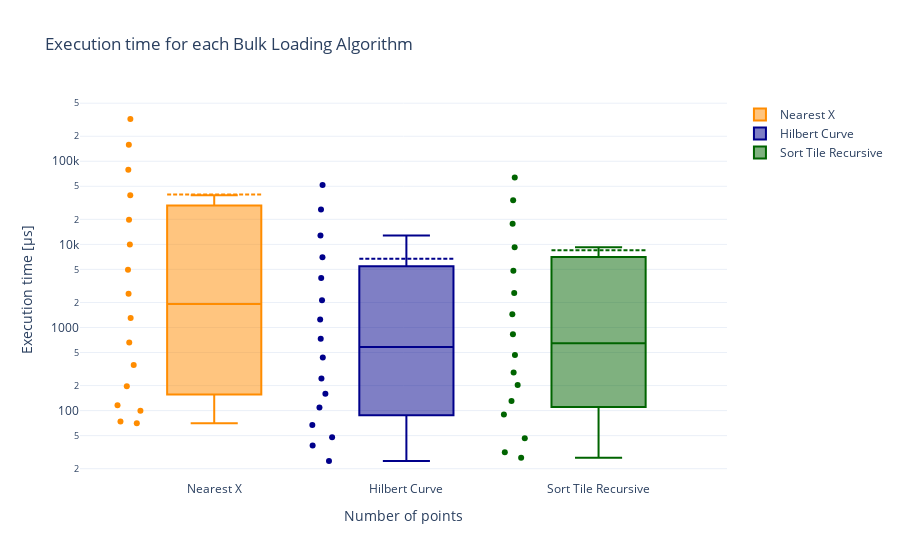

The cell this chart's notebook holds for it:
### Code cell
fig = build_comparison_boxplot(
    means=time_means,
    title="Execution time for each Bulk Loading Algorithm",
    yaxis_title="Execution time [µs]",
    scale="log",
)
fig.show()

### Figure 1 — Plotly figure (JSON) as saved in the notebook; plotly's stock layout.template omitted (floating-point values rounded to 4 significant figures)
{"data": [{"boxmean": true, "boxpoints": "all", "jitter": 0.3, "marker": {"color": "darkorange"}, "name": "Nearest X", "pointpos": -1.8, "type": "box", "y": [70.32, 99.61, 73.74, 116.0, 195.9, 354.1, 659.2, 1300.0, 2543.0, 4966.0, 9949.0, 19780.0, 38970.0, 79270.0, 158100.0, 322600.0]}, {"boxmean": true, "boxpoints": "all", "jitter": 0.3, "marker": {"color": "darkblue"}, "name": "Hilbert Curve", "pointpos": -1.8, "type": "box", "y": [24.74, 38.04, 47.75, 67.29, 108.6, 159.8, 244.0, 436.6, 731.0, 1249.0, 2130.0, 3927.0, 6977.0, 12780.0, 26300.0, 51940.0]}, {"boxmean": true, "boxpoints": "all", "jitter": 0.3, "marker": {"color": "darkgreen"}, "name": "Sort Tile Recursive", "pointpos": -1.8, "type": "box", "y": [27.13, 31.51, 46.57, 89.97, 130.2, 202.7, 287.2, 465.7, 830.3, 1445.0, 2596.0, 4826.0, 9228.0, 17670.0, 34010.0, 63660.0]}], "layout": {"title": {"text": "Execution time for each Bulk Loading Algorithm"}, "xaxis": {"title": {"text": "Number of points"}}, "yaxis": {"title": {"text": "Execution time [µs]"}, "type": "log"}}}
